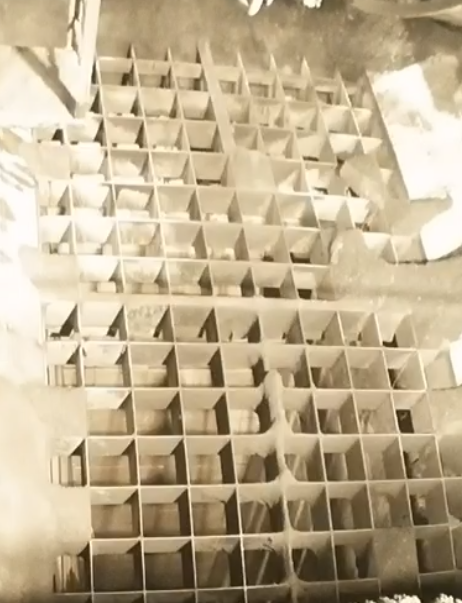
#> input picture non_mainline/history/archive/grid_editor_toolkit/GridEditorToolKit/samples/sample_image.png, 462 x 603 px
$ python grid_editor.py --image ../samples/sample_image.png
#> lines starting #> are read from the running program, lines starting #| are printed output that depends on the picture; after the words box and inside, x2 and y2 are one past the last pixel; in counts of white or black regions, pixels touching at a corner belong together
#!/usr/bin/env python
# -*- coding: utf-8 -*-
"""
独立网格标定工具 - 可移植版本
Grid Editor Toolkit - Portable Version

功能:
- 支持任意行列数的网格标定
- 精确的顶点拖拽调整
- 格子有效性切换
- 配置保存和加载
- 跨平台兼容

使用方法:
python grid_editor.py --image "your_image.jpg" --rows 14 --cols 10
"""

import cv2
import numpy as np
import json
import math
import os
import argparse
import sys
from pathlib import Path
from typing import Optional, List, Tuple

# 版本信息
VERSION = "1.0.0"
AUTHOR = "Grid Editor Toolkit"

class GridEditor:
    """独立网格标定工具"""

    def __init__(self, image_path: str = "", rows: int = 14, cols: int = 10):
        # 基本参数
        self.image_path = image_path
        self.rows = rows
        self.cols = cols

        # 图像相关
        self.original_image = None
        self.display_image = None
        self.scale_factor = 1.0
        self.window_name = "Grid Editor v{} - S:Save R:Reset Q:Quit".format(VERSION)

        # 网格数据
        self.grid_vertices = None  # (rows+1) x (cols+1) 顶点矩阵
        self.cell_states = None    # rows x cols 格子状态矩阵

        # 交互状态
        self.selected_vertex = None
        self.dragging = False

        # 配置
        self.config_path = "config/grid_config.json"

    def load_image(self):
        """加载图像"""
        if not os.path.exists(self.image_path):
            raise FileNotFoundError(f"Image file not found: {self.image_path}")

        self.original_image = cv2.imread(self.image_path)
#> self.original_image is the input picture: shape (603, 462, 3); mean B, G, R 144.5, 175.1, 191.7
        if self.original_image is None:
            raise ValueError(f"Cannot read image: {self.image_path}")

        # 计算显示比例
        height, width = self.original_image.shape[:2]
#> height = 603; width = 462
        max_display_width = 1200
        max_display_height = 800

        if width > max_display_width or height > max_display_height:
            scale_w = max_display_width / width
            scale_h = max_display_height / height
            self.scale_factor = min(scale_w, scale_h)
        else:
            self.scale_factor = 1.0

        # 创建显示图像
        new_width = int(width * self.scale_factor)
#> new_width = 462
        new_height = int(height * self.scale_factor)
#> new_height = 603
        self.display_image = cv2.resize(self.original_image, (new_width, new_height))

        print(f"Image loaded: {width}x{height} -> {new_width}x{new_height} (scale: {self.scale_factor:.2f})")
#| Image loaded: 462x603 -> 462x603 (scale: 1.00)

    def initialize_grid(self):
        """初始化网格"""
        height, width = self.display_image.shape[:2]
#> height = 603; width = 462

        # 设置边距
        margin_x = width * 0.1
#> margin_x = 46.2
        margin_y = height * 0.1
#> margin_y = 60.3

        # 计算网格区域
        grid_width = width - 2 * margin_x
#> grid_width = 369.6
        grid_height = height - 2 * margin_y
#> grid_height = 482.4

        # 创建规则网格顶点
        self.grid_vertices = np.zeros((self.rows + 1, self.cols + 1, 2), dtype=np.float32)

        for i in range(self.rows + 1):
            for j in range(self.cols + 1):
                x = margin_x + j * grid_width / self.cols
                y = margin_y + i * grid_height / self.rows
                self.grid_vertices[i, j] = [x, y]

        # 初始化格子状态（全部有效）
        self.cell_states = np.ones((self.rows, self.cols), dtype=bool)

        print(f"Grid initialized: {self.rows+1}x{self.cols+1} vertices, {self.rows}x{self.cols} cells")

    # [53 lines left out: functions mouse_callback, get_cell_at_position, not called in this run]

    def draw_grid(self, image):
        """绘制网格"""
        # 绘制网格线
        for i in range(self.rows + 1):
            for j in range(self.cols):
                p1 = tuple(map(int, self.grid_vertices[i, j]))
                p2 = tuple(map(int, self.grid_vertices[i, j+1]))
                cv2.line(image, p1, p2, (0, 255, 0), 1)
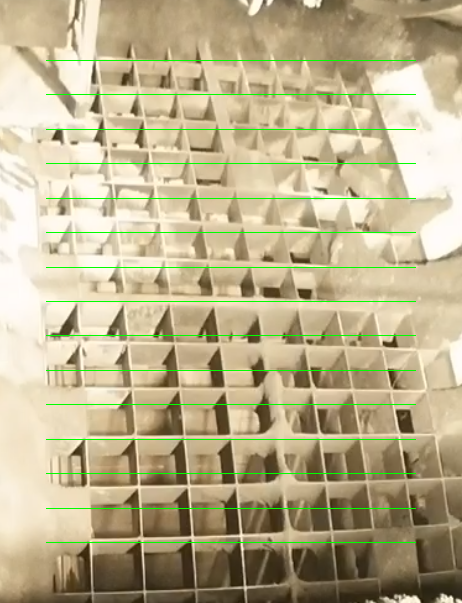
#> image: shape (603, 462, 3); mean B, G, R 141.5, 176.6, 187.8

        for j in range(self.cols + 1):
            for i in range(self.rows):
                p1 = tuple(map(int, self.grid_vertices[i, j]))
                p2 = tuple(map(int, self.grid_vertices[i+1, j]))
                cv2.line(image, p1, p2, (0, 255, 0), 1)
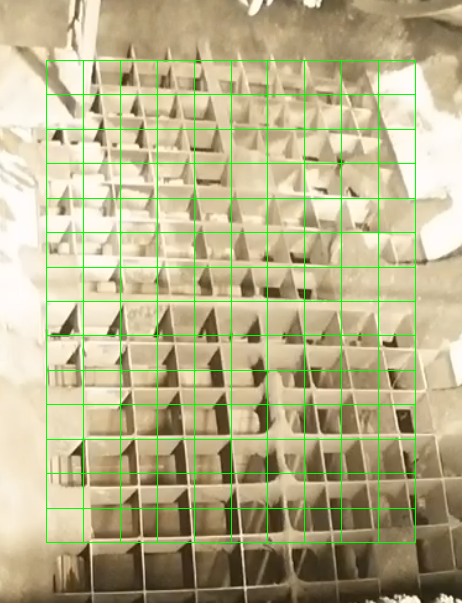
#> image: shape (603, 462, 3); 1.85% of pixels changed, all inside (x1, y1, x2, y2) = (46, 61, 416, 542)

        # 绘制格子状态
        for i in range(self.rows):
            for j in range(self.cols):
                # 计算格子中心
                center_x = int(np.mean(self.grid_vertices[i:i+2, j:j+2, 0]))
                center_y = int(np.mean(self.grid_vertices[i:i+2, j:j+2, 1]))

                if self.cell_states[i, j]:
                    # 有效格子：绿色圆点
                    cv2.circle(image, (center_x, center_y), 3, (0, 255, 0), -1)
                else:
                    # 无效格子：红色叉号
                    cv2.line(image, (center_x-5, center_y-5), (center_x+5, center_y+5), (0, 0, 255), 2)
                    cv2.line(image, (center_x-5, center_y+5), (center_x+5, center_y-5), (0, 0, 255), 2)
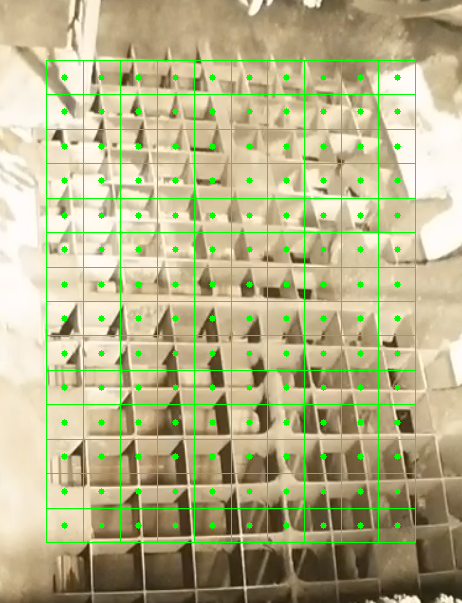
#> image: shape (603, 462, 3); 1.46% of pixels changed, all inside (x1, y1, x2, y2) = (61, 74, 401, 529)

        # 绘制顶点
        for i in range(self.rows + 1):
            for j in range(self.cols + 1):
                center = tuple(map(int, self.grid_vertices[i, j]))
                if self.selected_vertex == (i, j):
                    cv2.circle(image, center, 5, (0, 255, 255), -1)  # 选中顶点：黄色
                else:
                    cv2.circle(image, center, 3, (255, 0, 0), -1)   # 普通顶点：蓝色
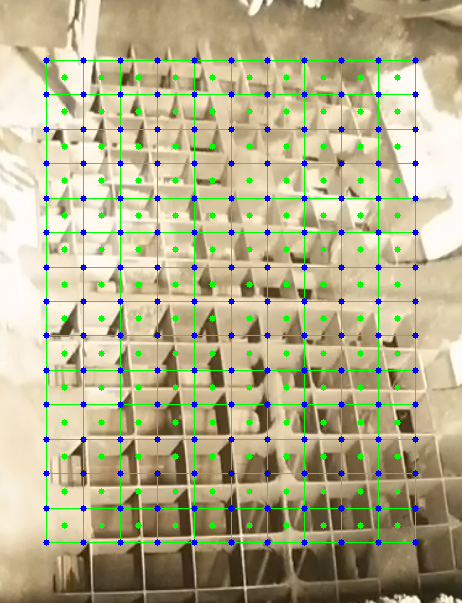
#> image: shape (603, 462, 3); 1.72% of pixels changed, all inside (x1, y1, x2, y2) = (43, 57, 419, 546)

    def update_display(self):
        """更新显示"""
        display_copy = self.display_image.copy()
        self.draw_grid(display_copy)

        # 显示说明文字
        instructions = [
            "Instructions:",
            "Left Click + Drag: Move vertex",
            "Right Click: Toggle cell state",
            "S Key: Save config",
            "R Key: Reset grid",
            "Q Key: Quit"
        ]

        y_offset = 25
        for instruction in instructions:
            cv2.putText(display_copy, instruction, (10, y_offset),
                       cv2.FONT_HERSHEY_SIMPLEX, 0.6, (255, 255, 255), 1)
            y_offset += 25
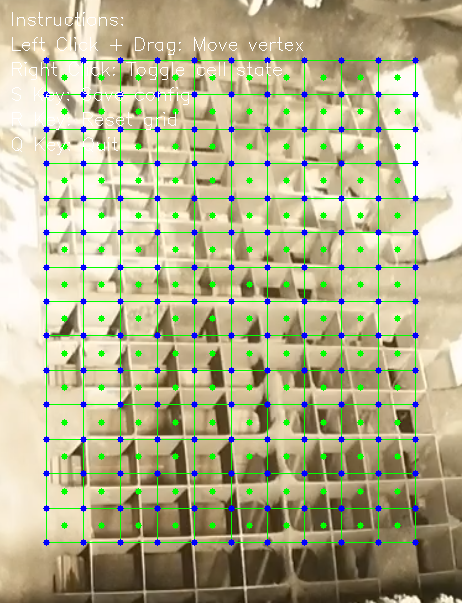
#> display_copy: shape (603, 462, 3); 0.82% of pixels changed, all inside (x1, y1, x2, y2) = (12, 12, 303, 155)
#> after the loop, y_offset = 175

        # 显示网格信息
        info_text = f"Grid: {self.rows}x{self.cols}, Valid cells: {np.sum(self.cell_states)}/{self.rows*self.cols}"
        cv2.putText(display_copy, info_text, (10, display_copy.shape[0] - 10),
                   cv2.FONT_HERSHEY_SIMPLEX, 0.6, (255, 255, 0), 1)
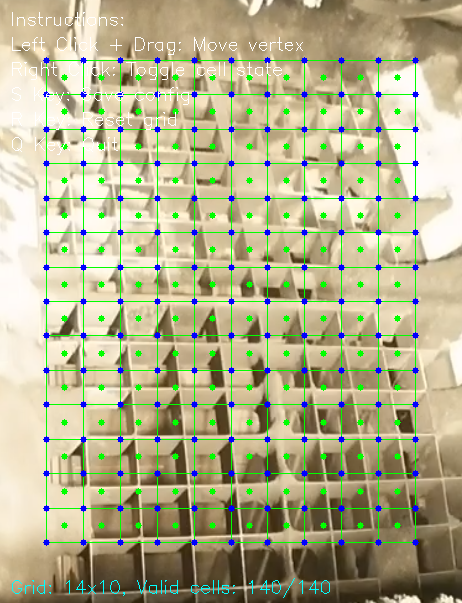
#> display_copy: shape (603, 462, 3); 0.22% of pixels changed, all inside (x1, y1, x2, y2) = (12, 578, 330, 598)

        cv2.imshow(self.window_name, display_copy)

    # [74 lines left out: functions save_config, load_config, reset_grid, not called in this run]

    def run_editor(self):
        """运行编辑器主循环"""
        try:
            cv2.namedWindow(self.window_name, cv2.WINDOW_NORMAL)
            cv2.setMouseCallback(self.window_name, self.mouse_callback)

            # 尝试加载现有配置
            if os.path.exists(self.config_path):
                print(f"Found existing config: {self.config_path}")
                if self.load_config():
                    print("[INFO] Previous configuration loaded")
                else:
                    print("[INFO] Using default grid")

            self.update_display()

            print()
            print("=" * 60)
            print("    Grid Editor Started")
            print("=" * 60)
            print(f"Image: {self.image_path}")
            print(f"Grid: {self.rows} rows x {self.cols} columns")
            print("Controls:")
            print("  Left Click + Drag: Move vertex precisely")
            print("  Right Click: Toggle cell valid/invalid")
            print("  S Key: Save configuration")
            print("  R Key: Reset to default grid")
            print("  Q Key: Quit editor")
            print("=" * 60)

            while True:
                key = cv2.waitKey(1) & 0xFF
#> (key q is pressed here)

                if key == ord('q') or key == ord('Q'):
                    break
                elif key == ord('s') or key == ord('S'):
                    self.save_config()
                elif key == ord('r') or key == ord('R'):
                    self.reset_grid()
                elif key == 27:  # ESC
                    break

            cv2.destroyAllWindows()
            print("[INFO] Editor closed normally")

        except Exception as e:
            print(f"[ERROR] Editor failed: {e}")
            cv2.destroyAllWindows()


def main():
    """主函数"""
    parser = argparse.ArgumentParser(
        description="Grid Editor Toolkit v{} - Portable Grid Calibration Tool".format(VERSION),
        formatter_class=argparse.RawDescriptionHelpFormatter,
        epilog="""
Examples:
  python grid_editor.py --image image.jpg --rows 14 --cols 10
  python grid_editor.py --image sample.png --rows 10 --cols 8 --config custom.json

For more information, visit: https://github.com/your-repo/grid-editor-toolkit
        """
    )

    parser.add_argument("--image", type=str, required=True,
                       help="Path to the image file")
    parser.add_argument("--rows", type=int, default=14,
                       help="Number of grid rows (default: 14)")
    parser.add_argument("--cols", type=int, default=10,
                       help="Number of grid columns (default: 10)")
    parser.add_argument("--config", type=str, default="config/grid_config.json",
                       help="Path to configuration file")
    parser.add_argument("--version", action="version",
                       version=f"Grid Editor Toolkit v{VERSION}")

    args = parser.parse_args()

    # 验证参数
    if not os.path.exists(args.image):
        print(f"[ERROR] Image file not found: {args.image}")
        return 1

    if args.rows <= 0 or args.cols <= 0:
        print(f"[ERROR] Invalid grid size: {args.rows}x{args.cols}")
        return 1

    try:
        # 创建编辑器实例
        editor = GridEditor(args.image, args.rows, args.cols)
        editor.config_path = args.config

        # 加载图像和初始化网格
        editor.load_image()
        editor.initialize_grid()

        # 运行编辑器
        editor.run_editor()

        print("[SUCCESS] Grid editor completed successfully")
        return 0

    except KeyboardInterrupt:
        print("\n[INFO] User interrupted")
        return 0
    except Exception as e:
        print(f"[ERROR] Failed to start: {e}")
        return 1


if __name__ == "__main__":
    sys.exit(main())
#> (the program exits here)
